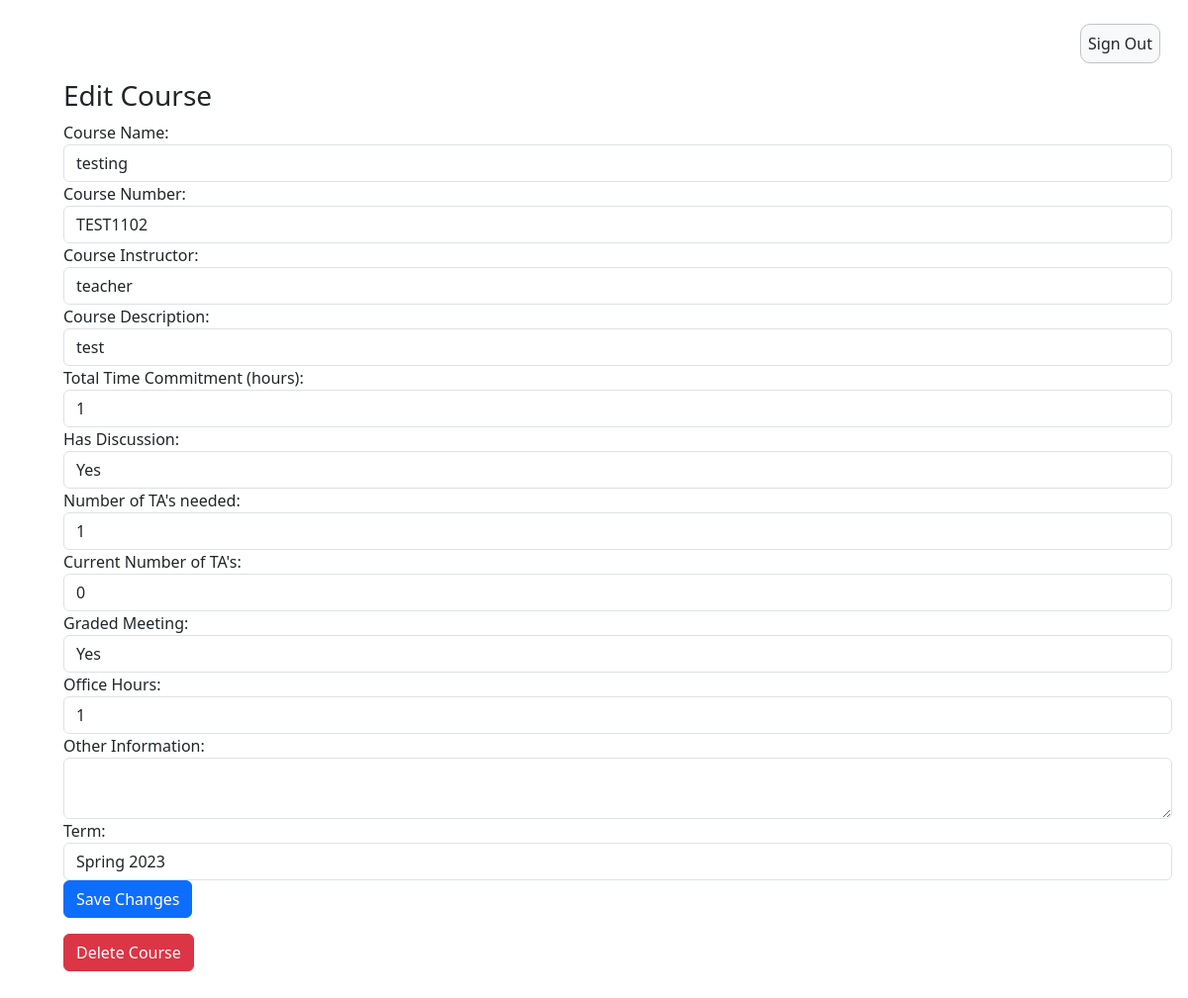
The app's page /edit_course/9/, older data.
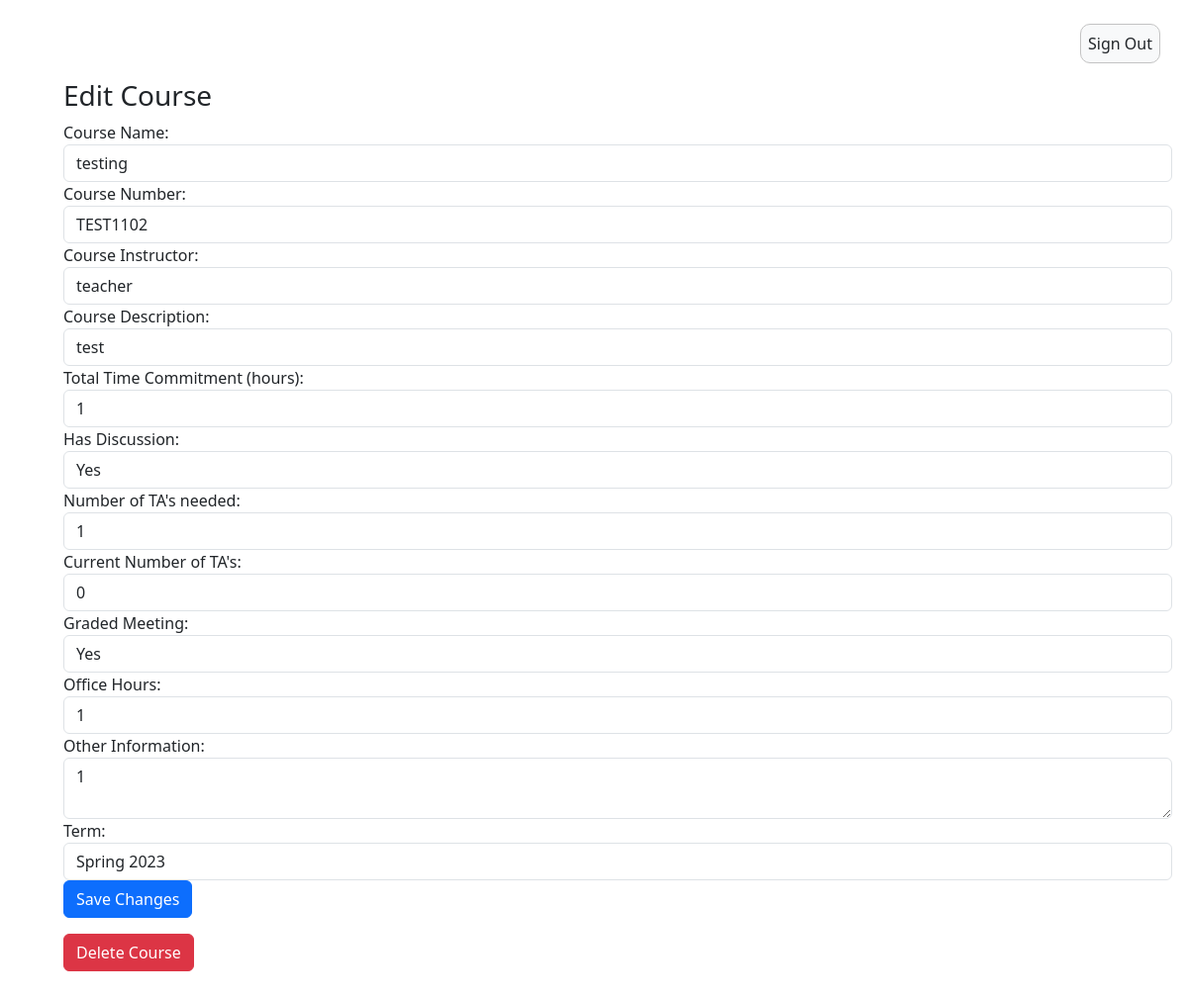
The same page, newer data.
### InstructorAddCourse/models.py (models this page shows)
class InstructorAddCourse(models.Model):
	course_instructor = models.ForeignKey(User, on_delete=models.CASCADE)
	course_name = models.CharField(max_length=255)
	course_number = models.CharField(max_length=255)
	course_instructor = models.CharField(max_length=255)
	description = models.CharField(max_length=800)
	total_time_commitment = models.DecimalField(max_digits=2, decimal_places=0, validators=[MinValueValidator(0)], default=0)
	has_discussion = models.CharField(choices=[('yes', 'Yes'),('no', 'No')], max_length=50, default='')
	num_ta_needed = models.DecimalField(max_digits=2, decimal_places=0, validators=[MinValueValidator(0)], default=0)
	curr_num_ta = models.IntegerField(default=0)
	graded_meeting = models.CharField(choices=[('yes', 'Yes'),('no', 'No')], max_length=50, default='')
	office_hours = models.DecimalField(max_digits=2, decimal_places=0, validators=[MinValueValidator(0)], default=0)
	other_info = models.CharField(max_length=800, default=None)
	term = models.CharField(default=get_default_term(), max_length=100)

### adminSummary/views.py (the view)
# urls.py: path("edit_course/<int:course_id>/", edit_course, name="edit_course"),
def edit_course(request, course_id):
    course = get_object_or_404(InstructorAddCourse, id=course_id)
    if request.method == "POST":
        course.course_name = request.POST['course_name']
        course.course_number = request.POST['course_number']
        course.course_instructor = request.POST['course_instructor']
        course.description = request.POST['description']
        course.total_time_commitment = request.POST['total_time_commitment']
        course.has_discussion = request.POST['has_discussion']
        course.num_ta_needed = request.POST['num_ta_needed']
        course.curr_num_ta = request.POST['curr_num_ta']
        course.graded_meeting = request.POST['graded_meeting']
        course.office_hours = request.POST['office_hours']
        course.other_info = request.POST['other_info']
        course.term = request.POST['term']
        course.save()
        return redirect(request.session.get('previous_url', '/'))
    else:
        request.session['previous_url'] = request.META.get('HTTP_REFERER', '/')
        return render(request, "edit_course.html", {"course": course})

### templates/edit_course.html (shortened to what this page needs)
{% extends 'appbase.html' %}
{% block content %}
  <h3>Edit Course</h3>
  <form action="{% url 'edit_course' course.id %}" method="POST">
    <div class="form-group">
        <label for="course_name">Course Name:</label>
        <input type="text" name="course_name" id="course_name" value="{{ course.course_name }}" class="form-control" required>
        <label for="course_name">Course Number:</label>
        <input type="text" name="course_number" id="course_number" value="{{ course.course_number }}" class="form-control" required>
        <label for="course_name">Course Instructor:</label>
        <input type="text" name="course_instructor" id="course_instructor" value="{{ course.course_instructor }}" class="form-control" required>
        <label for="course_name">Course Description:</label>
        <input type="text" name="description" id="description" value="{{ course.description }}" class="form-control" required>
        <label for="total_time_commitment">Total Time Commitment (hours):</label>
        <input type="number" name="total_time_commitment" id="total_time_commitment" value="{{ course.total_time_commitment }}" class="form-control" required>
        <label for="has_discussion">Has Discussion:</label>
        <select name="has_discussion" id="has_discussion" class="form-control" required>
            <option value="yes" {% if course.has_discussion == 'yes' %}selected{% endif %}>Yes</option>
        </select>
        <label for="num_ta_needed">Number of TA's needed:</label>
        <input type="number" name="num_ta_needed" id="num_ta_needed" value="{{ course.num_ta_needed }}" class="form-control" required>
        <label for="curr_num_ta">Current Number of TA's:</label>
        <input type="number" name="curr_num_ta" id="curr_num_ta" value="{{ course.curr_num_ta }}" class="form-control" required>
        <label for="graded_meeting">Graded Meeting:</label>
        <select name="graded_meeting" id="graded_meeting" class="form-control" required>
            <option value="yes" {% if course.graded_meeting == 'yes' %}selected{% endif %}>Yes</option>
        </select>
        <label for="office_hours">Office Hours:</label>
        <input type="number" name="office_hours" id="office_hours" value="{{ course.office_hours }}" class="form-control" required>
        <label for="other_info">Other Information:</label>
        <textarea name="other_info" id="other_info" class="form-control" required>{{ course.other_info }}</textarea>
        <label for="term">Term:</label>
        <input type="text" name="term" id="term" value="{{ course.term }}" class="form-control" required>
    </div>
    <input type="submit" class="btn btn-primary" value="Save Changes">
  </form>
  <form action="{% url 'delete_course' course.id %}" method="POST" onsubmit="return confirm('Are you sure you want to delete this course?');">
    <input type="submit" class="btn btn-danger" value="Delete Course">
  </form>
{% endblock %}

Row changes from the older to the newer data that the page shows:
changed InstructorAddCourse "testing": other_info (not shown) → "1"
